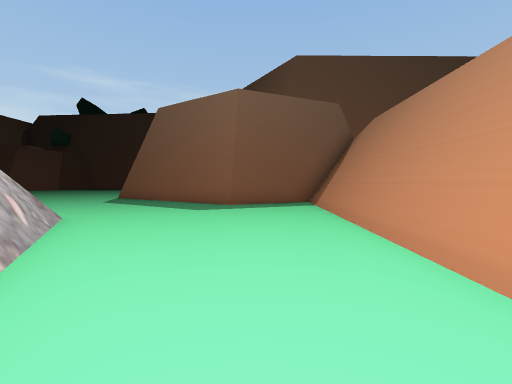
view 1 (above)

24 first-person views from a walk through a scene from a Unity 3-D project. The camera is 1.4 m above the floor, tilts 2° down and sees 85° across. The floor is counted in squares, 2 m on a side. Each view is taken from the middle of a square. On the plan, view 1 faces up. The plan holds only what a view shows up to about 9 squares ahead; the rest is blank. The place goes on beyond the plan. Some animated figures are left out.

view 2
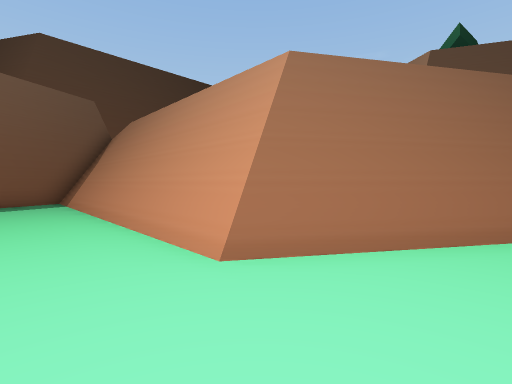

view 3
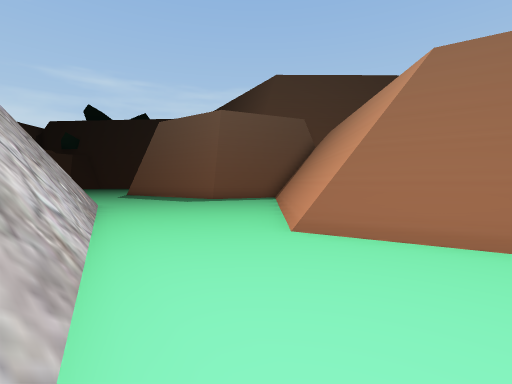

view 4
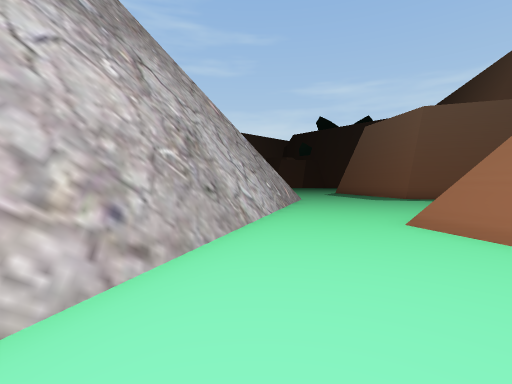

view 5
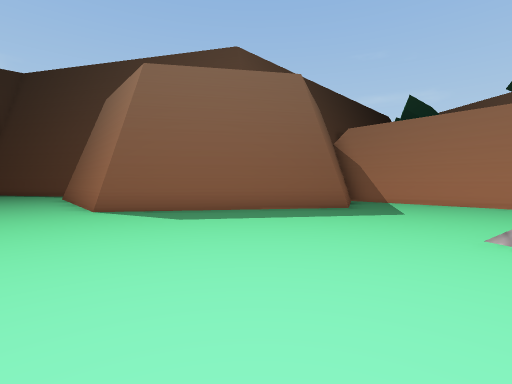

view 6
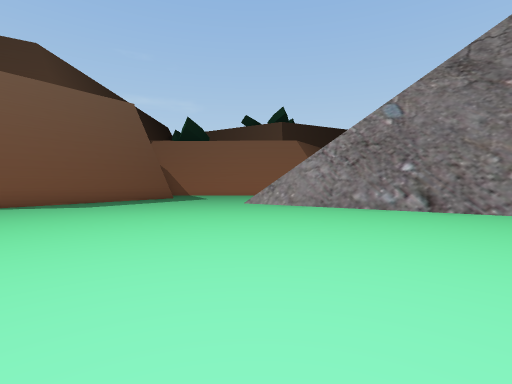

view 7
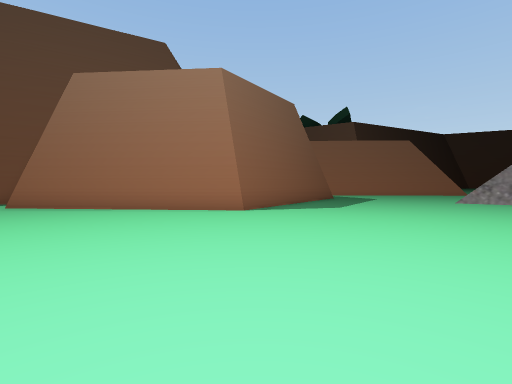

view 8
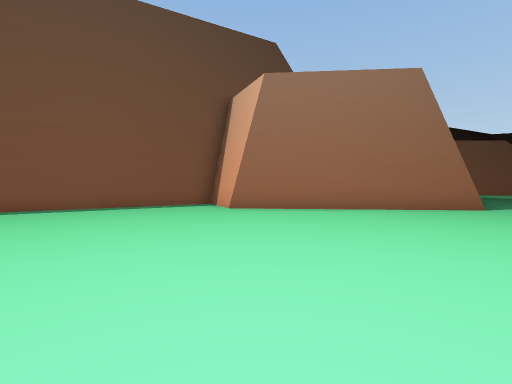

view 9
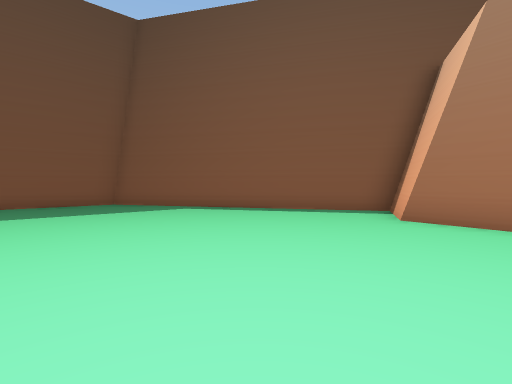

view 10
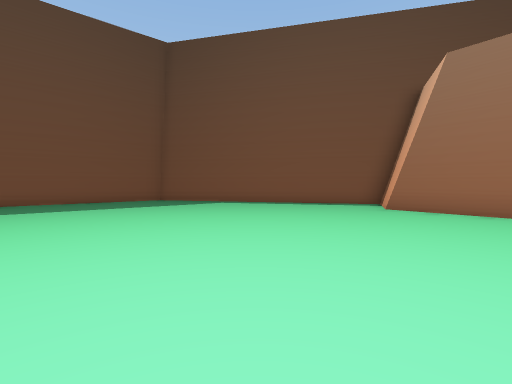

view 11
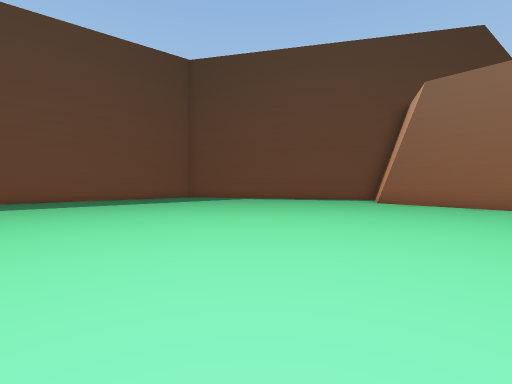

view 12
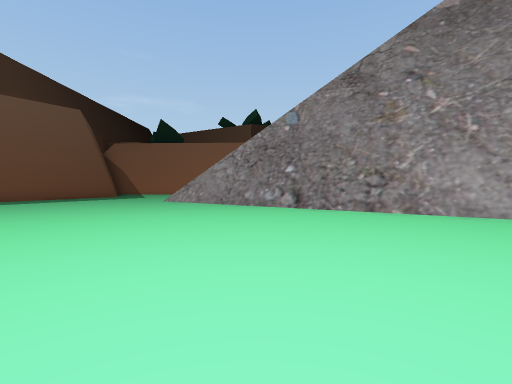

view 13
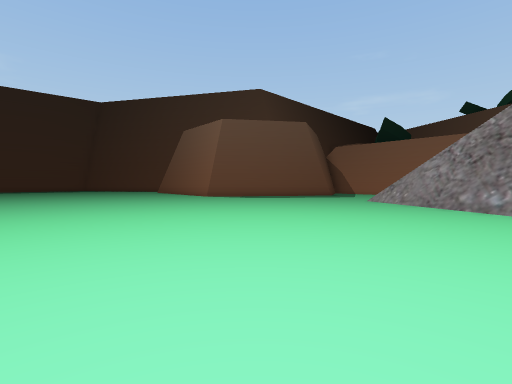

view 14
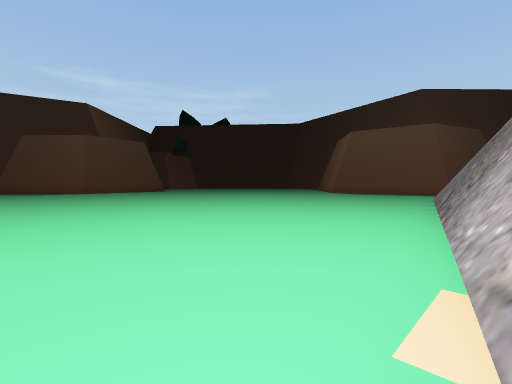

view 15
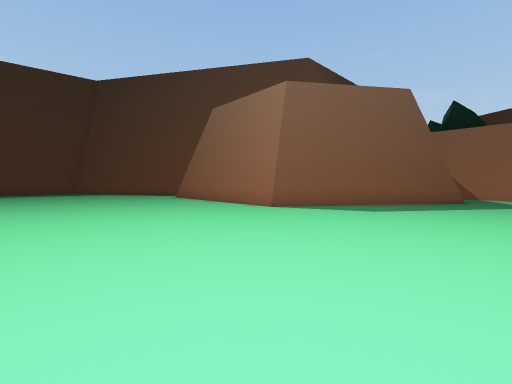

view 16
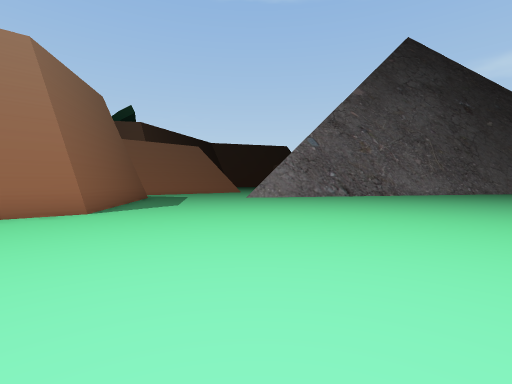

view 17
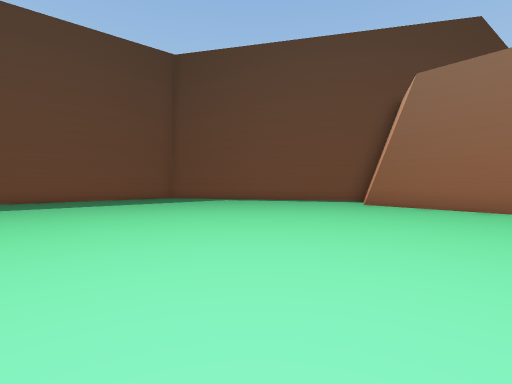

view 18
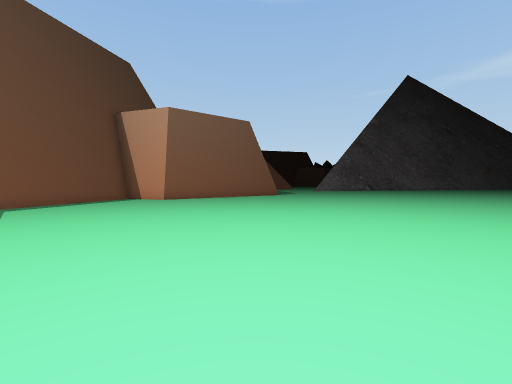

view 19
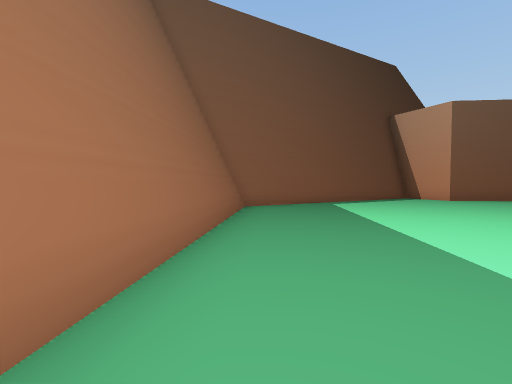

view 20
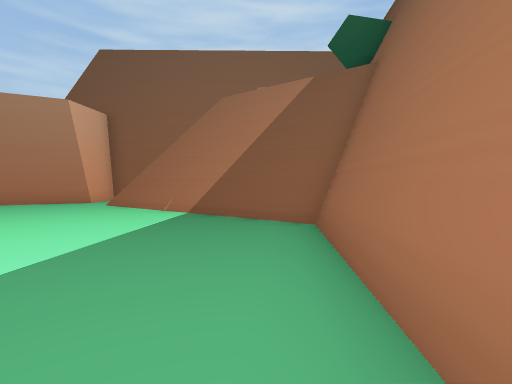

view 21
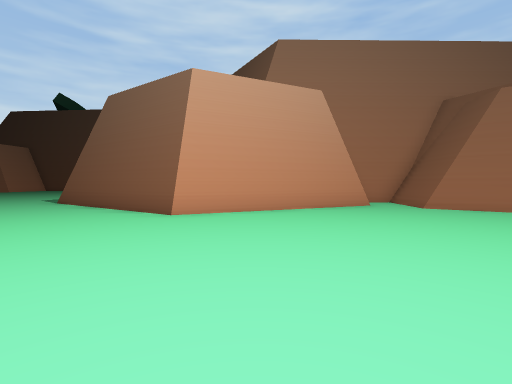

view 22
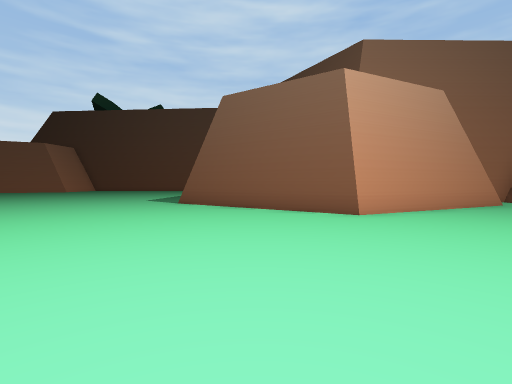

view 23
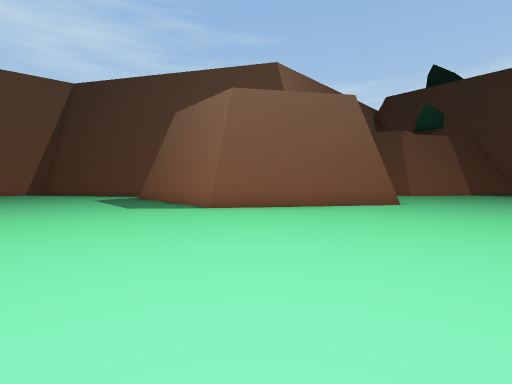

view 24
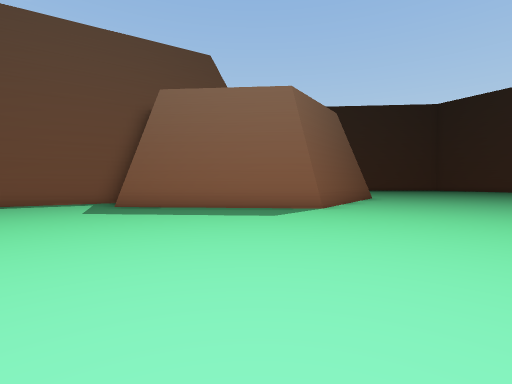

### Floor plan
Points are (right, up) in squares from view 1. A wall is a line through its corners. A room is listed if a view was taken in it or the views show most of it. See-through windows are left out.
Room 1 (views 1, 2, 3, 4)
walls: (5.6, -0.9) (2.2, 1.3); (-1.3, 0) (0.8, -3.9); (-1.3, 0.2) (1, -4)
low walls: (5.1, -0.8) (3.5, 0.2); (4.7, -0.9) (1.8, 1); (3, 0.5) (2, 1.1); (-1.1, 0.2) (1.2, -4)
ways out: opening at (0.5, 0.5) to room 2
Room 2 (views 5, 6, 7, 8, 9, 10, 11, 12, 13, 14, 15, 16, 17, 18, 19, 20, 21, 22, 23, 24)
walls: (-21.3, 10.5) (-27, 11); (-5.9, 12.4) (-5.8, 13.6); (-4, 4.9) (-1.3, 0); (-3.9, 5) (-1.3, 0.2); (-8.6, -3.3) (-4, 4.3); (-9.4, -4.4) (-3.9, 4.7); (-20.2, 19.5) (-18.1, 15.2) (-21.2, 10.7) (-26.9, 11.2); (-5.6, 15.5) (-5.3, 18.6) (-3.4, 19.5) (-4.5, 21.3); (-28.5, 12.1) (-30.4, 10.9); (-29, 12) (-30.5, 11.1); (-19.5, 22.2) (-19.7, 21.9) (-21.1, 22); (-3.6, 19.4) (-7.8, 26.4) (-15.6, 27.1); (1.8, 10) (-0.8, 8.8) (-5.6, 12.1); (-4.6, 21.5) (-7.5, 26.4); (2, 1.1) (2.3, 9.4); (2.2, 1.3) (2.5, 9.2); (-16.1, 27.4) (-19.7, 22.1) (-21.1, 22.2); (-7.8, 26.6) (-15.9, 27.3) (-19.3, 22.4)
low walls: (-3.8, 5.2) (-1.1, 0.2); (-10, -5) (-4, 4.9); (-18.5, 22.9) (-18.9, 22.4); (1.6, 1.1) (2, 9.7); (1.8, 1) (2.2, 9.5); (-16.5, 25.8) (-17.4, 24.6); (-15.9, 27.1) (-19.7, 21.6) (-21, 21.7); (-15.6, 27.1) (-16.1, 26.4)
ways out: opening at (0.5, 0.5) to room 1

Positions as (right, up) in squares from view 1, and headings:
1: (0, 0), facing up
2: (0, -1), facing up-right
3: (1, -3), facing up
4: (3, -4), facing up-left
5: (-8, 5), facing up-right
6: (-13, 5), facing right
7: (-13, 12), facing right
8: (-13, 18), facing right
9: (-11, 17), facing up-right
10: (-13, 16), facing up-right
11: (-15, 15), facing up-right
12: (-14, 2), facing right
13: (-14, 1), facing up-right
14: (-11, -6), facing up
15: (-12, 7), facing up-right
16: (-13, 14), facing down-right
17: (-14, 15), facing up-right
18: (-16, 24), facing down-right
19: (-16, 26), facing right
20: (-11, 26), facing left
21: (-12, 17), facing left
22: (-12, 13), facing left
23: (-15, 6), facing up-left
24: (-23, 3), facing up
